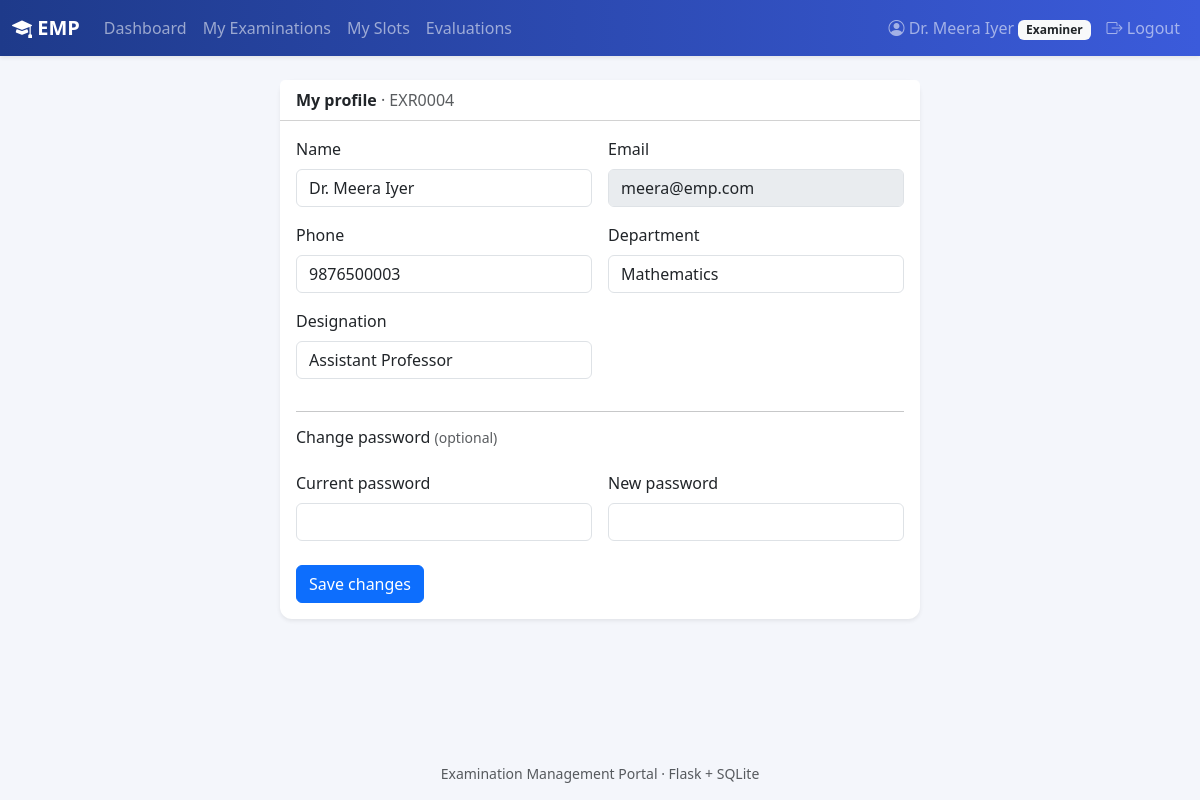
Page /profile (signed in) on the committed database.
### models.py (models this page shows, shortened)
class User(UserMixin, db.Model):
    id = db.Column(db.Integer, primary_key=True)
    role = db.Column(db.String(20), nullable=False)
    name = db.Column(db.String(120), nullable=False)
    email = db.Column(db.String(120), unique=True, nullable=False)
    password_hash = db.Column(db.String(256), nullable=False)
    phone = db.Column(db.String(20))
    department = db.Column(db.String(120))
    designation = db.Column(db.String(120))
    roll_no = db.Column(db.String(40), unique=True)
    program = db.Column(db.String(120))
    status = db.Column(db.String(20), nullable=False, default="Active")
    created_at = db.Column(db.DateTime, default=datetime.now)
    slots = db.relationship("Slot", back_populates="examiner", foreign_keys="Slot.examiner_id")
    bookings = db.relationship("Booking", back_populates="student", foreign_keys="Booking.student_id")
    assigned_exams = db.relationship("Exam", secondary=exam_examiners, back_populates="examiners")
    @property
    def code(self):
        prefix = {"admin": "ADM", "examiner": "EXR", "student": "STU"}[self.role]
        return f"{prefix}{self.id:04d}"

### routes/auth.py (the view, shortened to what this page needs)
@bp.route("/profile", methods=["GET", "POST"])
@login_required
def profile():
    return render_template("auth/profile.html")

### templates/auth/profile.html (shortened to what this page needs)
{% extends "base.html" %}
{% block content %}
<div class="card shadow-sm border-0 mx-auto" style="max-width:640px">
  <div class="card-header">My profile <span class="text-muted fw-normal">· {{ current_user.code }}</span></div>
  <div class="card-body">
    <form method="post">
      <div class="row g-3">
        <div class="col-md-6"><label class="form-label">Name</label>
          <input name="name" class="form-control" required value="{{ current_user.name }}"></div>
        <div class="col-md-6"><label class="form-label">Email</label>
          <input class="form-control" value="{{ current_user.email }}" disabled></div>
        <div class="col-md-6"><label class="form-label">Phone</label>
          <input name="phone" class="form-control" value="{{ current_user.phone or '' }}"></div>
        {% if current_user.role == 'examiner' %}
        <div class="col-md-6"><label class="form-label">Department</label>
          <input name="department" class="form-control" value="{{ current_user.department or '' }}"></div>
        <div class="col-md-6"><label class="form-label">Designation</label>
          <input name="designation" class="form-control" value="{{ current_user.designation or '' }}"></div>
        {% elif current_user.role == 'student' %}
        <div class="col-md-6"><label class="form-label">Roll number</label>
          <input class="form-control" value="{{ current_user.roll_no }}" disabled></div>
        <div class="col-md-6"><label class="form-label">Program</label>
          <input name="program" class="form-control" value="{{ current_user.program or '' }}"></div>
        {% endif %}
        <div class="col-12"><hr><h6>Change password <small class="text-muted">(optional)</small></h6></div>
        <div class="col-md-6"><label class="form-label">Current password</label>
          <input type="password" name="current_password" class="form-control"></div>
        <div class="col-md-6"><label class="form-label">New password</label>
          <input type="password" name="new_password" class="form-control" minlength="6"></div>
      </div>
      <button class="btn btn-primary mt-4">Save changes</button>
    </form>
  </div>
</div>
{% endblock %}

### templates/base.html (shortened to what this page needs)
<!doctype html>
<html lang="en">
<head>
  <link href="https://cdn.jsdelivr.net/npm/bootstrap@5.3.3/dist/css/bootstrap.min.css" rel="stylesheet">
  <link href="https://cdn.jsdelivr.net/npm/bootstrap-icons@1.11.3/font/bootstrap-icons.min.css" rel="stylesheet">
  <link href="{{ url_for('static', filename='style.css') }}" rel="stylesheet">
</head>
<body>
<nav class="navbar navbar-expand navbar-dark bg-emp shadow-sm">
  <div class="container-fluid flex-wrap">
    <a class="navbar-brand fw-semibold" href="{{ url_for('index') }}"><i class="bi bi-mortarboard-fill"></i> EMP</a>
    {% if current_user.is_authenticated and current_user.status == 'Active' %}
    <ul class="navbar-nav flex-wrap me-auto">
      {% if current_user.role == 'admin' %}
        {% set links = [('admin.dashboard','Dashboard'),('admin.courses','Courses'),('admin.exams','Examinations'),
                        ('admin.examiners','Examiners'),('admin.students','Students'),('admin.slots','Slots'),
                        ('admin.bookings','Bookings')] %}
      {% elif current_user.role == 'examiner' %}
        {% set links = [('examiner.dashboard','Dashboard'),('examiner.exams','My Examinations'),
                        ('examiner.slots','My Slots'),('examiner.evaluations','Evaluations')] %}
      {% else %}
        {% set links = [('student.dashboard','Dashboard'),('student.exams','Examinations'),
                        ('student.bookings','My Bookings'),('student.results','Results')] %}
      {% endif %}
      {% for ep, label in links %}
        <li class="nav-item"><a class="nav-link {% if request.endpoint == ep %}active{% endif %}" href="{{ url_for(ep) }}">{{ label }}</a></li>
      {% endfor %}
    </ul>
    {% endif %}
    {% if current_user.is_authenticated %}
    <ul class="navbar-nav ms-auto">
      <li class="nav-item"><a class="nav-link" href="{{ url_for('auth.profile') }}"><i class="bi bi-person-circle"></i> {{ current_user.name }} <span class="badge bg-light text-dark text-capitalize">{{ current_user.role }}</span></a></li>
      <li class="nav-item"><a class="nav-link" href="{{ url_for('auth.logout') }}"><i class="bi bi-box-arrow-right"></i> Logout</a></li>
    </ul>
    {% endif %}
  </div>
</nav>
<main class="container py-4">
  {% block content %}{% endblock %}
</main>
<footer class="text-center text-muted small py-3">Examination Management Portal · Flask + SQLite</footer>
</body>
</html>

### static/style.css (style rules this page uses)
body { background: #f4f6fb; min-height: 100vh; display: flex; flex-direction: column; }
main { flex: 1; }
.bg-emp { background: linear-gradient(90deg, #1e3a8a, #3b5bdb); }
.card { border-radius: .75rem; }
.card-header { background: #fff; font-weight: 600; }

### rows in the picture
User: name "Dr. Meera Iyer", role "Examiner", code "EXR0004", email "meera@emp.com", phone "9876500003", department "Mathematics", designation "Assistant Professor"

### other values in the picture
{{ label }} "Dashboard" "My Examinations" "My Slots" "Evaluations"
